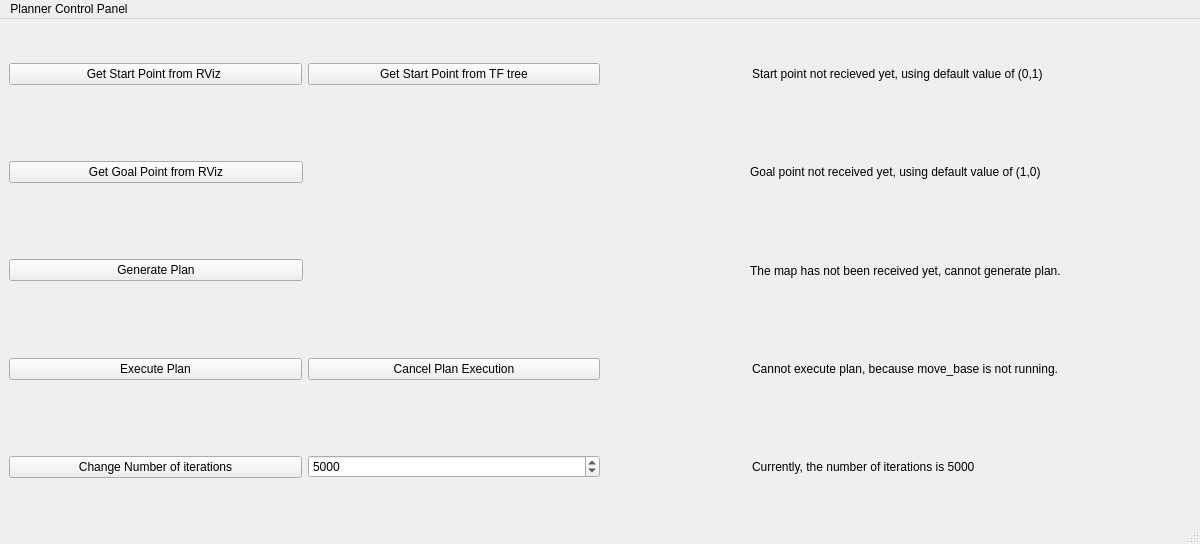
<?xml version="1.0" encoding="UTF-8"?>
<ui version="4.0">
 <class>PlannerController</class>
 <widget class="QMainWindow" name="MainWindow">
  <property name="geometry">
   <rect>
    <x>0</x>
    <y>0</y>
    <width>1200</width>
    <height>544</height>
   </rect>
  </property>
  <property name="windowTitle">
   <string>Planner Control Panel</string>
  </property>
  <widget class="QWidget" name="centralwidget">
   <layout class="QHBoxLayout" name="horizontalLayout_2">
    <item>
     <layout class="QVBoxLayout" name="verticalLayout">
      <item>
       <layout class="QHBoxLayout" name="horizontalLayout" stretch="2,2,1,3">
        <item>
         <widget class="QPushButton" name="rviz_start_point_button">
          <property name="text">
           <string>Get Start Point from RViz </string>
          </property>
         </widget>
        </item>
        <item>
         <widget class="QPushButton" name="tf_start_point_button">
          <property name="text">
           <string>Get Start Point from TF tree</string>
          </property>
         </widget>
        </item>
        <item>
         <spacer name="horizontalSpacer_3">
          <property name="orientation">
           <enum>Qt::Horizontal</enum>
          </property>
          <property name="sizeHint" stdset="0">
           <size>
            <width>40</width>
            <height>20</height>
           </size>
          </property>
         </spacer>
        </item>
        <item>
         <widget class="QLabel" name="start_point_label">
          <property name="text">
           <string>Start point not recieved yet, using default value of (0,1)</string>
          </property>
          <property name="alignment">
           <set>Qt::AlignLeading|Qt::AlignLeft|Qt::AlignVCenter</set>
          </property>
         </widget>
        </item>
       </layout>
      </item>
      <item>
       <layout class="QHBoxLayout" name="horizontalLayout_5" stretch="2,3,3">
        <item>
         <widget class="QPushButton" name="goal_point_button">
          <property name="text">
           <string>Get Goal Point from RViz</string>
          </property>
         </widget>
        </item>
        <item>
         <spacer name="horizontalSpacer_2">
          <property name="orientation">
           <enum>Qt::Horizontal</enum>
          </property>
          <property name="sizeHint" stdset="0">
           <size>
            <width>40</width>
            <height>20</height>
           </size>
          </property>
         </spacer>
        </item>
        <item>
         <widget class="QLabel" name="goal_point_label">
          <property name="text">
           <string>Goal point not received yet, using default value of (1,0)</string>
          </property>
          <property name="alignment">
           <set>Qt::AlignLeading|Qt::AlignLeft|Qt::AlignVCenter</set>
          </property>
         </widget>
        </item>
       </layout>
      </item>
      <item>
       <layout class="QHBoxLayout" name="horizontalLayout_4" stretch="2,3,3">
        <item>
         <widget class="QPushButton" name="generate_plan_button">
          <property name="text">
           <string>Generate Plan</string>
          </property>
         </widget>
        </item>
        <item>
         <spacer name="horizontalSpacer">
          <property name="orientation">
           <enum>Qt::Horizontal</enum>
          </property>
          <property name="sizeHint" stdset="0">
           <size>
            <width>40</width>
            <height>20</height>
           </size>
          </property>
         </spacer>
        </item>
        <item>
         <widget class="QLabel" name="generate_plan_label">
          <property name="text">
           <string>The map has not been received yet, cannot generate plan.</string>
          </property>
          <property name="alignment">
           <set>Qt::AlignLeading|Qt::AlignLeft|Qt::AlignVCenter</set>
          </property>
         </widget>
        </item>
       </layout>
      </item>
      <item>
       <layout class="QHBoxLayout" name="horizontalLayout_3" stretch="2,2,1,3">
        <item>
         <widget class="QPushButton" name="execute_plan_button">
          <property name="text">
           <string>Execute Plan</string>
          </property>
         </widget>
        </item>
        <item>
         <widget class="QPushButton" name="cancel_plan_execution_button">
          <property name="text">
           <string>Cancel Plan Execution</string>
          </property>
         </widget>
        </item>
        <item>
         <spacer name="horizontalSpacer_4">
          <property name="orientation">
           <enum>Qt::Horizontal</enum>
          </property>
          <property name="sizeHint" stdset="0">
           <size>
            <width>40</width>
            <height>20</height>
           </size>
          </property>
         </spacer>
        </item>
        <item>
         <widget class="QLabel" name="execute_plan_label">
          <property name="text">
           <string>Cannot execute plan, because move_base is not running.</string>
          </property>
         </widget>
        </item>
       </layout>
      </item>
      <item>
       <layout class="QHBoxLayout" name="horizontalLayout_7" stretch="2,2,1,3">
        <item>
         <widget class="QPushButton" name="change_iterations_button">
          <property name="text">
           <string>Change Number of iterations</string>
          </property>
         </widget>
        </item>
        <item>
         <widget class="QSpinBox" name="iteration_numer_spinbox">
          <property name="minimum">
           <number>3000</number>
          </property>
          <property name="maximum">
           <number>10000</number>
          </property>
          <property name="singleStep">
           <number>25</number>
          </property>
          <property name="value">
           <number>5000</number>
          </property>
         </widget>
        </item>
        <item>
         <spacer name="horizontalSpacer_5">
          <property name="orientation">
           <enum>Qt::Horizontal</enum>
          </property>
          <property name="sizeHint" stdset="0">
           <size>
            <width>40</width>
            <height>20</height>
           </size>
          </property>
         </spacer>
        </item>
        <item>
         <widget class="QLabel" name="iteration_number_label">
          <property name="text">
           <string>Currently, the number of iterations is 5000</string>
          </property>
         </widget>
        </item>
       </layout>
      </item>
     </layout>
    </item>
   </layout>
  </widget>
  <widget class="QMenuBar" name="menubar">
   <property name="geometry">
    <rect>
     <x>0</x>
     <y>0</y>
     <width>1200</width>
     <height>22</height>
    </rect>
   </property>
   <widget class="QMenu" name="menuPlanner_Control_Panel">
    <property name="title">
     <string>Planner Control Panel</string>
    </property>
   </widget>
   <addaction name="menuPlanner_Control_Panel"/>
  </widget>
  <widget class="QStatusBar" name="statusbar"/>
 </widget>
 <resources/>
 <connections/>
</ui>
